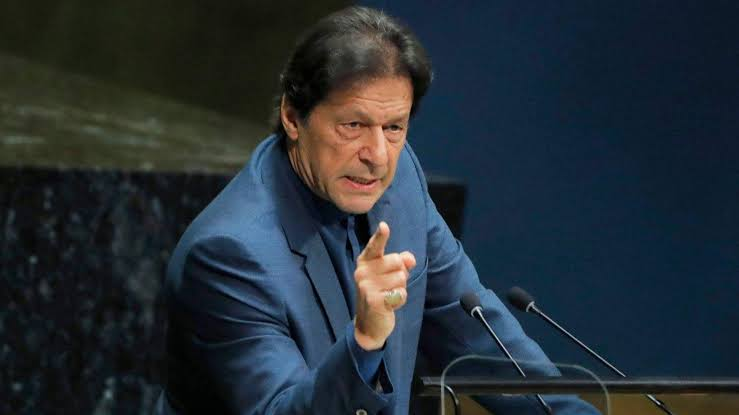
#> input picture Labs/01/image.jfif, 739 x 415 px
$ jupyter execute tasks.ipynb   (shell and % lines are left out)
#> lines starting #> are read from the running program, lines starting #| are printed output that depends on the picture; after the words box and inside, x2 and y2 are one past the last pixel; in counts of white or black regions, pixels touching at a corner belong together
[cell 1]
import cv2
import pandas as pd
import numpy as np
import matplotlib.pyplot as plt

### Task 1: Object-Oriented Grocery Manager

[cell 2]
class GroceryManager:
    def __init__(self):
        self.grocery_list = []

    def add_item(self, item, quantity, price):
        self.grocery_list.append((item, quantity, price))

    def remove_item(self, item):
        for (it, q, p) in self.grocery_list:
            if it == item:
                self.grocery_list.remove((it, q, p))
                print(f"Removed {item} from the grocery list.\n")
                break
        else:
            print(f"{item} not found in the grocery list.\n")

    def view_list(self):
        print("Grocery List:")
        for (item, quantity, price) in self.grocery_list:
            print(f"{item}: ${price} - {quantity} units")
        print()

    def calculate_total(self):
        return sum(price * quantity for (_, quantity, price) in self.grocery_list)

def task1():
    manager = GroceryManager()
    manager.add_item("Apples", 5, 0.5)
    manager.add_item("Bananas", 3, 0.3)
    manager.view_list()
    print(f"Total cost: ${manager.calculate_total()}\n")
    manager.remove_item("Bananas")
    print("After removing Bananas:")
    manager.view_list()

task1()

### Task 2: Advanced Student Record System

[cell 3]
def task2():
    students = {
        23: {
            "Name": "Umar",
            "Major": "AI",
            "Grades": [90, 85, 92]
        },

        12: {
            "Name": "Raghib",
            "Major": "CS",
            "Grades": [75, 80, 78]
        },

        61: {
            "Name": "AR",
            "Major": "AI",
            "Grades": [88, 91, 95]
        },

        62: {
            "Name": "Fahad",
            "Major": "SE",
            "Grades": [95, 97, 93]
        },

        65: {
            "Name": "Talha",
            "Major": "CS",
            "Grades": [70, 65, 72]
        }
    }

    def top_student(student_dict):
        best_name = None
        best_average = float("-inf")
        for info in student_dict.values():
            grades = info.get("Grades", [])
            average = sum(grades) / len(grades)
            if average > best_average:
                best_average = average
                best_name = info["Name"]
        return best_name

    def search_by_major(student_dict, major):
        found = False
        print(f"\nStudents enrolled in '{major}':")
        for student_id, info in student_dict.items():
            if info.get("Major", "").lower() == major.lower():
                found = True
                print(f"  ID: {student_id} | Name: {info['Name']}")

        if not found:
            print("  No students found in this major.")

    print("=== Student Records ===")
    for sid, info in students.items():
        print(f"{sid}: {info}")

    print("\n=== Top Student ===")
    print(f"Highest average grade: {top_student(students)}")

    search_by_major(students, "AI")
    search_by_major(students, "CS")
    search_by_major(students, "EE")

task2()

### Task 3: Safe Image Loading & RGB Visualization

[cell 4]
def task3():
    image = cv2.imread('image.jfif')
#> image is the input picture: shape (415, 739, 3); mean B, G, R 53.3, 45.8, 36.3

    if image is None:
        print("Error: Image not found.")
        return

    image_rgb = cv2.cvtColor(image, cv2.COLOR_BGR2RGB)

    plt.figure(figsize=(8, 6))
    plt.title("At the Podium - Imran Khan", fontsize=16, color='darkred', pad=15)
    plt.axis('off')

    plt.imshow(image_rgb)
    plt.show()

task3()

### Task 4: Intercative Geometry & Blank Canvas

[cell 5]
def task4():
    canvas_size = 800
    canvas = np.zeros((canvas_size, canvas_size, 3), dtype=np.uint8)

    mid_x = canvas_size // 2
    mid_y = canvas_size // 2
    center = (mid_x, mid_y)
    print(f"Canvas center coordinates: {center}")

    colors = [
        (0, 0, 255),    # Red
        (255, 255, 255),  # White
        (255, 0, 0),    # Blue
        (0, 255, 255),  # Yellow
        (0, 255, 0),    # Green
    ]

    max_radius = 350
    num_circles = 5
    radius_step = max_radius // num_circles
    radii = [max_radius - (i * radius_step) for i in range(num_circles)]

    for i, radius in enumerate(radii):
        color = colors[i % len(colors)]
        cv2.circle(canvas, center, radius, color, thickness=-1)

    outer_radius = radii[0]
    top_left = (mid_x - outer_radius, mid_y - outer_radius)
    bottom_right = (mid_x + outer_radius, mid_y + outer_radius)

    box_color = (255, 255, 255)  # white bounding box
    cv2.rectangle(canvas, top_left, bottom_right, box_color, thickness=3)
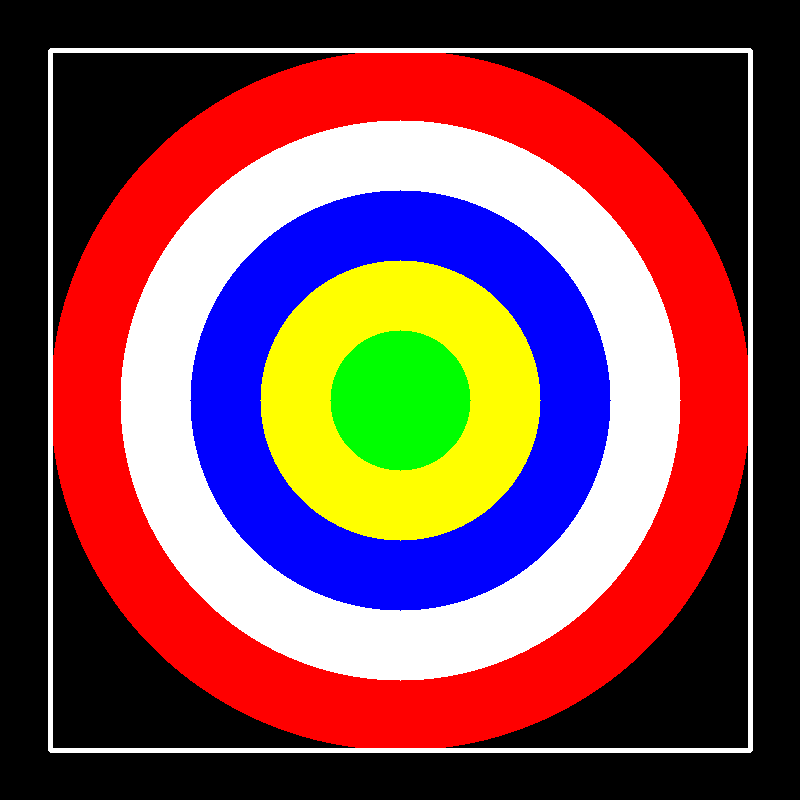
#> canvas: shape (800, 800, 3); mean of channels 0, 1, 2 79.2, 73, 121.9; drawn as B, G, R

    canvas_rgb = cv2.cvtColor(canvas, cv2.COLOR_BGR2RGB)

    plt.figure(figsize=(8, 8))
    plt.axis('off')

    plt.imshow(canvas_rgb)
    plt.show()

task4()

### Task 5: Advanced Blurring & Numpy ROI Extraction

[cell 6]
def task5():
    image = cv2.imread('image.jfif')

    if image is None:
        print('Error: Image not found')
        return

    image_rgb = cv2.cvtColor(image, cv2.COLOR_BGR2RGB)

    blurred_image = cv2.GaussianBlur(image_rgb, (25, 25), 0)

    height, width = image_rgb.shape[:2]
#> height = 415; width = 739
    roi = 300

    mid_x, mid_y = width // 2, height // 2
#> mid_x = 369; mid_y = 207
    mid_roi = roi // 2

    x_start = max(mid_x - mid_roi, 0)
#> x_start = 219
    x_end = min(mid_x + mid_roi, width)
#> x_end = 519
    y_start = max(mid_y - mid_roi, 0)
#> y_start = 57
    y_end = min(mid_y + mid_roi, height)
#> y_end = 357

    original_roi = image_rgb[y_start:y_end, x_start:x_end]
    blurred_roi = blurred_image[y_start:y_end, x_start:x_end]
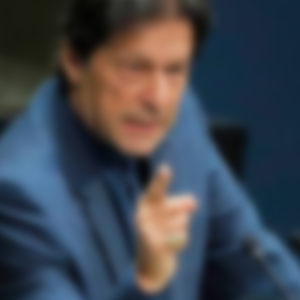
#> blurred_roi: shape (300, 300, 3); mean R, G, B 63.2, 69.2, 78.7

    plt.subplot(1, 2, 1)
    plt.imshow(original_roi)
    plt.title('Original ROI', fontsize=12, color='darkred')
    plt.axis('off')

    plt.subplot(1, 2, 2)
    plt.imshow(blurred_roi)
    plt.title('Blurred ROI', fontsize=12, color='darkred')
    plt.axis('off')

    plt.tight_layout()
    plt.show()

task5()

### Task 6: Alpha Blending & Typography

[cell 7]
def task6():
    image = cv2.imread('image.jfif')

    image_rgb = cv2.cvtColor(image, cv2.COLOR_BGR2RGB)

    height, width = image_rgb.shape[:2]
#> height = 415; width = 739

    overlay_image = image_rgb.copy()
    band_height = int(height * 0.20)
#> band_height = 83
    y_start = height - band_height
#> y_start = 332

    cv2.rectangle(overlay_image, (0, y_start), (width, height), (0, 0, 255), -1)

    alpha = 0.5
    blended = cv2.addWeighted(overlay_image, alpha, image_rgb, 1 - alpha, 0)

    font = cv2.FONT_HERSHEY_SIMPLEX
#> font = 0
    font_scale = 1.0
    thickness = 2
    text_color = (255, 255, 255)
    caption = "At the Podium - Imran Khan"

    (text_width, text_height), _ = cv2.getTextSize(caption, font, font_scale, thickness)
#> text_width = 470; text_height = 22
    text_x = (width - text_width) // 2
    text_y = y_start + (band_height + text_height) // 2

    cv2.putText(blended, caption, (text_x, text_y), font, font_scale, text_color, thickness)
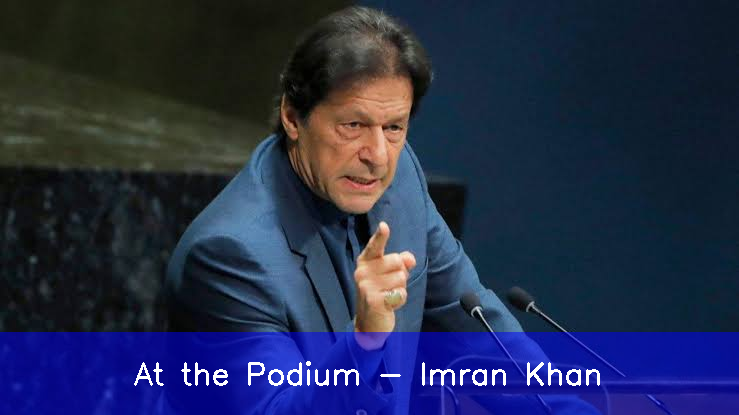
#> blended: shape (415, 739, 3); mean R, G, B 35.3, 43.7, 74.5

    plt.axis('off')

    plt.imshow(blended)
    plt.show()

task6()

### Task 7: Matrix-Based Rotation & Adaptive Thresholding

[cell 8]
def task7():
    image = cv2.imread('image.jfif', cv2.IMREAD_GRAYSCALE)
#> image: shape (415, 739); min 0, max 241, mean 43.8

    _, global_thresholded_image = cv2.threshold(image, 127, 255, cv2.THRESH_BINARY)
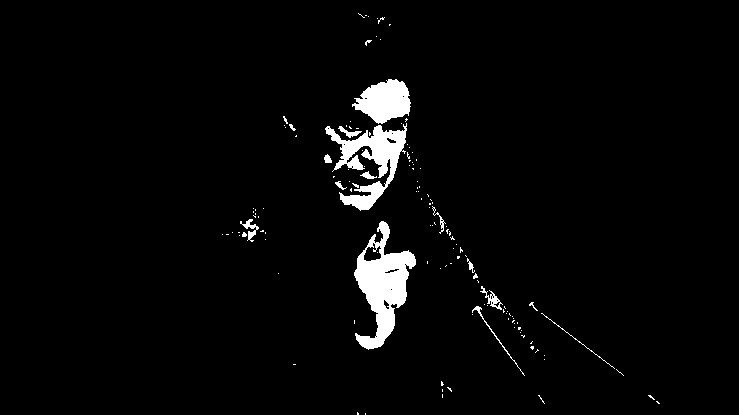
#> global_thresholded_image: shape (415, 739); 3.1% white; 136 white regions (121 under 20 px), largest, box (x1, y1, x2, y2) and area: (354, 221, 416, 350) 3618, (325, 123, 407, 211) 2756, (352, 79, 411, 124) 1722

    adaptive_thresholded_image = cv2.adaptiveThreshold(image, 255, cv2.ADAPTIVE_THRESH_GAUSSIAN_C, cv2.THRESH_BINARY, 11, 2)
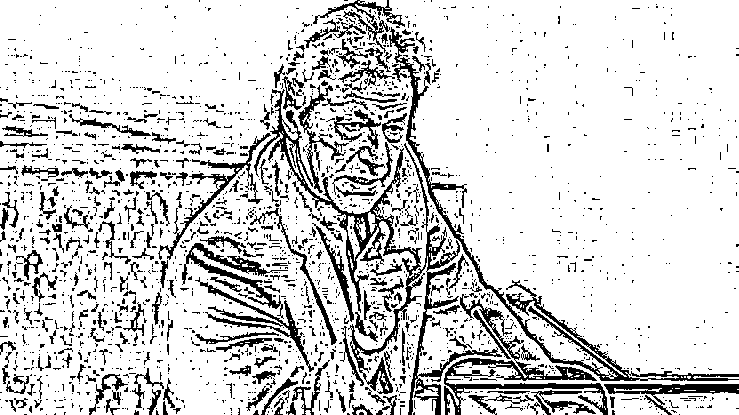
#> adaptive_thresholded_image: shape (415, 739); 83.3% white; 2171 black regions (1864 under 20 px), largest, box (x1, y1, x2, y2) and area: (254, 89, 502, 415) 7005, (389, 27, 739, 381) 4452, (444, 294, 608, 415) 3157

    plt.subplot(1, 2, 1)
    plt.imshow(global_thresholded_image, cmap='gray')
    plt.axis('off')
    plt.title("Global Binary Threshold", fontsize=13, color='darkred')

    plt.subplot(1, 2, 2)
    plt.title("Adaptive Threshold", fontsize=13, color='darkred')
    plt.axis('off')
    plt.imshow(adaptive_thresholded_image, cmap='gray')

    plt.tight_layout()
    plt.show()

    height, width = adaptive_thresholded_image.shape[:2]
    center = (width // 2, height // 2)

    rotation_matrix = cv2.getRotationMatrix2D(center, 45, 0.8)

    cos = np.abs(rotation_matrix[0, 0])
    sin = np.abs(rotation_matrix[0, 1])

    new_width = int((height * sin) + (width * cos))
    new_height = int((height * cos) + (width * sin))

    rotation_matrix[0, 2] += (new_width / 2) - center[0]
    rotation_matrix[1, 2] += (new_height / 2) - center[1]

    rotated = cv2.warpAffine(adaptive_thresholded_image, rotation_matrix, (new_width, new_height), borderValue=255)
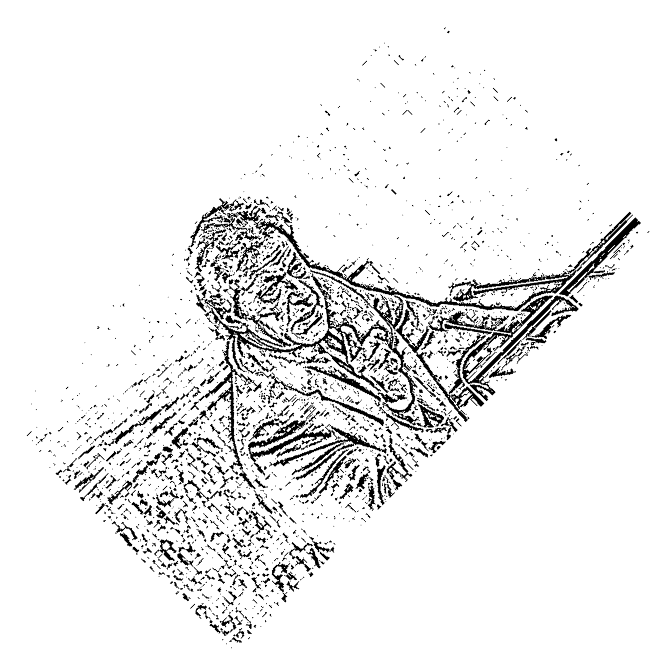
#> rotated: shape (652, 652); min 0, max 255, mean 235.4

    plt.title("Rotated Adaptive Threshold (45°, scale=0.8)", fontsize=13, color='darkred')
    plt.axis('off')
    plt.imshow(rotated, cmap='gray')
    plt.show()

task7()

### Task 8: Masking with Bitwise Logic

[cell 9]
def task8():
    image1 = cv2.imread('image1.jfif')
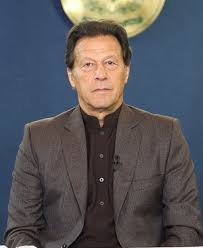
#> input picture Labs/01/image1.jfif, 203 x 248 px
#> image1 is the input picture: shape (248, 203, 3); mean B, G, R 88.9, 84.7, 86.3
    image2 = cv2.imread('image2.jfif')
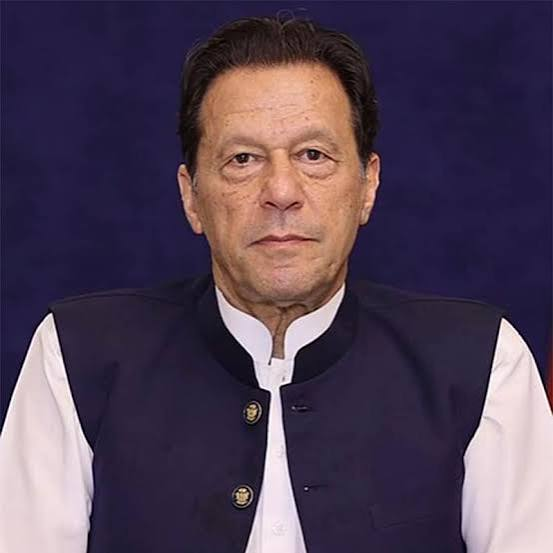
#> input picture Labs/01/image2.jfif, 553 x 553 px
#> image2 is the input picture: shape (553, 553, 3); mean B, G, R 85.2, 65.9, 81

    size=(500, 500)

    image1_resized = cv2.resize(image1, size)
    image2_resized = cv2.resize(image2, size)

    image1_rgb = cv2.cvtColor(image1_resized, cv2.COLOR_BGR2RGB)
    image2_rgb = cv2.cvtColor(image2_resized, cv2.COLOR_BGR2RGB)

    width, height = size

    mask = np.zeros((height, width), dtype=np.uint8)
    center = (width // 2, height // 2)
    radius = int(min(width, height) // 2.5)
    print(radius)

    cv2.circle(mask, center, radius, 255, thickness=-1)
#> mask: shape (500, 500); 50.3% white; 1 black region, box (x1, y1, x2, y2) and area: (0, 0, 500, 500) 124371

    foreground = cv2.bitwise_and(image1_rgb, image1_rgb, mask=mask)

    inverted_mask = cv2.bitwise_not(mask)
    background = cv2.bitwise_and(image2_rgb, image2_rgb, mask=inverted_mask)
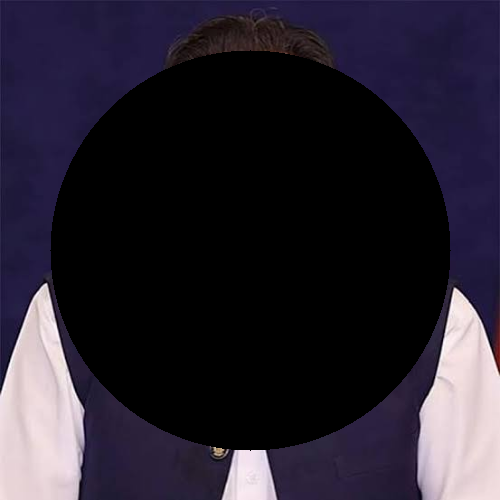
#> background: shape (500, 500, 3); mean R, G, B 40.2, 35, 47.6

    combined = cv2.bitwise_or(foreground, background)
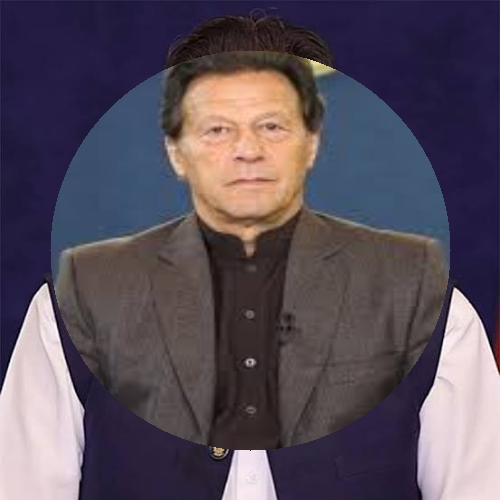
#> combined: shape (500, 500, 3); mean R, G, B 87.7, 77.8, 90.6

    plt.figure(figsize=(12, 8))

    plt.subplot(2, 3, 1)
    plt.title("Image 1 (Original)", fontsize=12, color='darkred')
    plt.axis('off')
    plt.imshow(image1_rgb)

    plt.subplot(2, 3, 2)
    plt.title("Image 2 (Original)", fontsize=12, color='darkred')
    plt.axis('off')
    plt.imshow(image2_rgb)

    plt.subplot(2, 3, 3)
    plt.title("Binary Mask", fontsize=12, color='darkred')
    plt.axis('off')
    plt.imshow(mask, cmap='gray')

    plt.subplot(2, 3, 4)
    plt.title("Foreground (Image1 AND Mask)", fontsize=12, color='darkred')
    plt.axis('off')
    plt.imshow(foreground)

    plt.subplot(2, 3, 5)
    plt.title("Background (Image2 AND ~Mask)", fontsize=12, color='darkred')
    plt.axis('off')
    plt.imshow(background)

    plt.subplot(2, 3, 6)
    plt.title("Final Combined (OR)", fontsize=12, color='darkred')
    plt.axis('off')
    plt.imshow(combined)

    plt.tight_layout()
    plt.show()

task8()

### Task 9: Statistical Image Profiling with Pandas

[cell 10]
def task9():
    image = cv2.imread('image.jfif')

    image_rgb = cv2.cvtColor(image, cv2.COLOR_BGR2RGB)

    red_channel = image_rgb[:, :, 0].flatten()
    green_channel = image_rgb[:, :, 1].flatten()
    blue_channel = image_rgb[:, :, 2].flatten()

    df = pd.DataFrame({
        'Red': red_channel,
        'Green': green_channel,
        'Blue': blue_channel
    })
#> df = table of 306685 rows and 3 columns

    display(df.describe())

task9()
